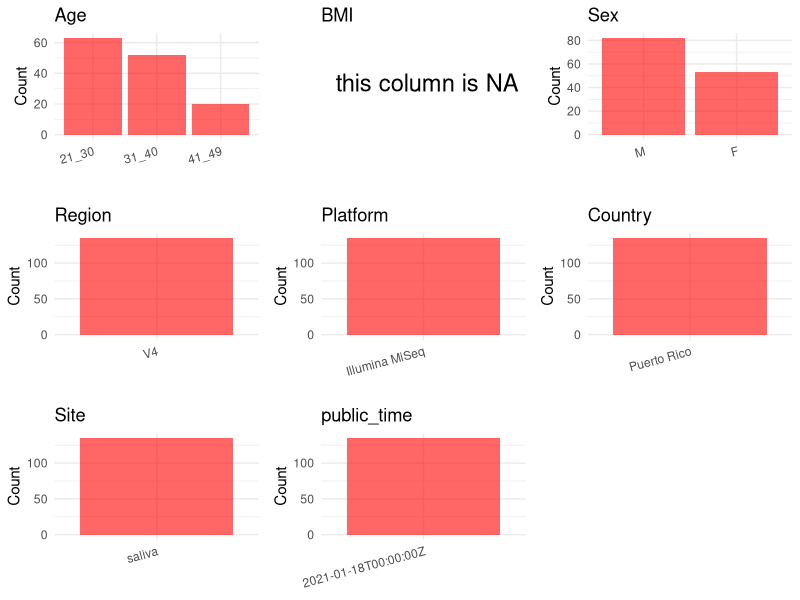

Reproduce this figure in R.
## ---- chunk 1
# Load necessary libraries
library(dplyr)
library(ggplot2)
library(cowplot)

# Set working directory (update this path to your local directory)
setwd("E:/bioproject/PRJEB42371")

# Read the initial metadata files
initial_meta <- read.csv("SraRunTable.csv", header = T) 

# Remove entries non-oral samples
initial_meta <- initial_meta %>%
  filter(target_gene..exp. != "ITS",
         env_material != "sterile water")

# Display the first few rows of the metadata
head(initial_meta)
## ---- chunk 2
# Create a uniform metadata dataframe
metadata <- data.frame(
  BioProject = initial_meta$BioProject,
  Run = initial_meta$Run,
  sample_name = initial_meta$host_subject_id,
  Age = initial_meta$age_category, 
  BMI = NA,  
  Sex = initial_meta$sex,
  Region = initial_meta$target_subfragment..exp.,
  Platform = initial_meta$Instrument,
  Country = initial_meta$COUNTRY,
  Site = initial_meta$env_material,
  public_time = initial_meta$ReleaseDate,
  Status = initial_meta$perio_4_categories,
  stringsAsFactors = FALSE
)

# Use abbreviations to indicate gender
metadata <- metadata %>%
  mutate(Sex = recode(Sex, "female" = "F", "male" = "M"))
## ---- chunk 3
# Add information obtained from the publication
metadata$PCR_primers <- "F:5'-GTGYCAGCMGCCGCGGTAA-3'; R:5'-GGACTACNVGGGTWTCTAAT-3'"
metadata$title <- "Ecological competition in the oral mycobiome of Hispanic adults living in Puerto Rico associates with periodontitis"
metadata$Disease_study <- "YES"
# Assign disease status based on sample_name patterns
metadata <- metadata %>%
  mutate(
    Status = case_when(
      Status %in% c("moderate", "mild", "severe") ~ "PD",
      Status == "no" ~ "HC",
      Status == "" ~ NA_character_,
      TRUE ~ Status
    )
  )

#extract subject id by remove prefix of sample_name
metadata$sample_name <- gsub("O", "", metadata$sample_name)

# Check initial data distribution
cat("Initial sample distribution:\n")
table(metadata$sample_name)
table(metadata$Site)

# Calculate sampling frequency per subject
sample_counts <- table(metadata$sample_name)
cat("\nNumber of samples per subject:\n")
print(sample_counts)

# Create matched_samples column
metadata$matched_samples <- ifelse(metadata$sample_name %in% names(sample_counts[sample_counts >= 2]), "YES", "NO")

cat("\nMatched samples distribution:\n")
table(metadata$matched_samples)

# Identify samples for removal: single samples excluding saliva and tongue coat
single_samples <- names(sample_counts[sample_counts == 1])
samples_to_remove <- metadata$sample_name %in% single_samples & 
                     !(metadata$Site %in% c("saliva", "tongue coat"))

cat("\nNumber of samples to be removed:", sum(samples_to_remove), "\n")

# Remove identified samples
metadata_clean <- metadata[!samples_to_remove, ]

cat("\nFinal sample distribution after cleaning:\n")
table(metadata_clean$sample_name)
table(metadata_clean$Site)
table(metadata_clean$matched_samples)

# Use cleaned dataset for subsequent analysis
metadata <- metadata_clean
## ---- chunk 4
# Check the number of unique runs and sample names
print(paste("Number of unique runs:", length(unique(metadata$Run))))
print(paste("Number of unique sample names:", length(unique(metadata$sample_name))))
## ---- chunk 5
# Select columns for visualization
plot_data <- metadata %>%
  select(-BioProject, -Run, -sample_name, -title)

# Function to create simple plots for each column
create_simple_plots <- function(data) {
  plots <- list()
  
  for (col in colnames(data)) {
    # Check if the column is all NA
    if (all(is.na(data[[col]]))) {
      # Create an empty plot with text indicating all NA
      p <- ggplot() +
        annotate("text", x = 0.5, y = 0.5, label = "this column is NA", size = 6) +
        labs(title = col) +
        theme_void()
    } else if (is.numeric(data[[col]])) {
      # Numeric variable: histogram
      p <- ggplot(data, aes(x = .data[[col]])) +
        geom_histogram(fill = "blue", alpha = 0.6, bins = 20, na.rm = TRUE) +
        labs(title = col) +
        theme_minimal()
    } else {
      # Categorical variable: bar plot (remove NA values)
      count_data <- as.data.frame(table(data[[col]], useNA = "ifany"))
      p <- ggplot(count_data, aes(x = reorder(Var1, -Freq), y = Freq)) +
        geom_col(fill = "red", alpha = 0.6) +
        labs(title = col, x = NULL, y = "Count") +
        theme_minimal() +
        theme(axis.text.x = element_text(angle = 15, hjust = 1))
    }
    plots[[col]] <- p
  }
  
  return(plots)
}

# Generate and arrange plots
plots <- create_simple_plots(plot_data)
# grid.arrange(grobs = plots, ncol = 3, top = "Metadata Summary", align = "hv")
plot_grid(plots$Age, plots$BMI, plots$Sex, plots$Region, plots$Platform, 
          plots$Country, plots$Site, plots$public_time, 
          ncol = 3, align = "hv", axis = "lb")
## ---- chunk 6
# Reorder columns to match the desired format
metadata <- metadata[, c(
  "BioProject", "Run", "sample_name", "Age", "BMI", "Sex", 
  "Region", "Platform", "Country", "Site", "public_time", 
  "PCR_primers", "title", "Disease_study", "Status", "matched_samples"
)]

# Export the uniform metadata to a CSV file
write.csv(metadata, file = "metadata.csv", quote = FALSE)
